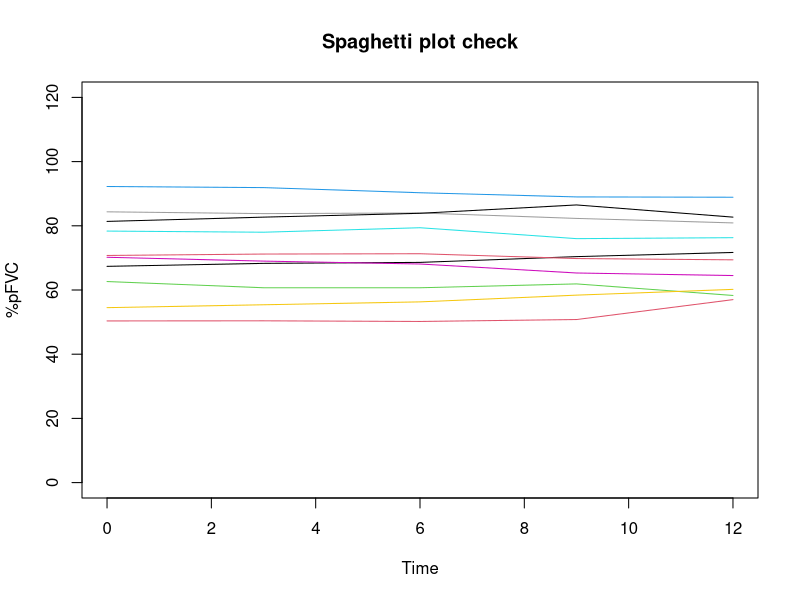

Write the R code that produced this figure. (Note: this script raises an error after producing the figure.)
require(MASS)
require(lme4)
require(lmerTest)

# We are basing this example on the TRAIL-1 trial of pirfenidone in idiopathic pulmonary fibrosis (Solomon et al. Lancet Respir Med 2022)
# This is a simple two-arm randomized trial whose composite primary endpoint was not significant
# However, a secondary endpoint of slope of FVC change was significant

# We are trying to power a trial of a drug that would have the same effect as pirfenidone on FVC, as primary endpoint
# FVC or Forced Vital Capacity is the maximum volume of air that a patient can breathe out in one go (after a deep inspiration)
# It is a quantitative descriptor, where higher is better
# FVC can be expressed in liters but also in percent predicted, which is adjusted for age, sex height, weight, ethnicity. 
# This is also a quantitative descriptor where higher is better. 

# We first program the visit structure
visit_times = c(3,6,9,12)                      # These are the visits after baseline, in months
names(visit_times) = paste0("v",visit_times)   # Using some names for quick indexing

# We then program what happens with %predicted Forced Vital Capacity (%pFVC)
# In TRAIL-1, we read that %pFVC at baseline is around 70+-14.5 in both groups (Table 1, "Percent predicted FVC")
# We use a pooled estimate since the trial is randomized. 
# We first create a toy example with 10 patients in the global environment for debugging, then we will implement the same within a function
NN=10
dd = data.frame(patient = paste0("P",1:NN),baseline=rnorm(NN,70,14.5),treated=runif(NN)<0.5)
# patient is the patient id, baseline is the baselien %pFVC, treated is the allocation variable

# We then compute individual deviations from the population mean at each visit. 
# For this, we use a multivariate normal draw with a certain correlation matrix. We have to assume the correlation matrix. 
cormar = rbind(
                c(1,.8,.7,.6)
               ,c(.8,1,.8,.7)
               ,c(.7,.8,1,.8)
               ,c(.6,.7,.8,1)
               )
# We use this structure because for a linear model to make sense, correlation has to be >.5 (otherwise we should just use end of follow-up values, in the same way the variance of a (follow-up minus baseline) t-test is lower than (follow-up only) only if correlation is above .5). 
# Close visits have higher correlation than further visits. 
# These correlation coefficients can also easily be produced by someone who has the right dataset, even a non-statistician. 

# Now that we have specified the correlation matrix we can make the draw. 
dd[names(visit_times)] = mvrnorm(NN,visit_times*0,cormar)

# These deviations can then just be plugged into the population mean and standard deviation at each visit. 
# We try to read population means per visit on figure 2D. 
# Unfortunately, we only have difference from baseline, not absolute values. 
# They seem to increase linearly (this is what is computed below). 
deltas = matrix(c(visit_times/max(visit_times)*-1.02,visit_times/max(visit_times)*-3.21),nrow=2,byrow=T)
rownames(deltas) = c("treated","nontreated")
# We also have SEs here, again for the difference with baseline. They also seem to increase somewhat linearly. 
standevs = matrix(visit_times/max(visit_times)*.515*sqrt(61.5),nrow=1)

# Since we can draw the baseline for our virtual patients, we will simply add their degradation at each visit. 
# This degradation is drawn in an appropriate distribution using the correlation matrix above. 
dd[,names(visit_times)] = round( 
                                dd[,names(visit_times)]*standevs[rep(1,NN),] # We multiply individual standardized deviation by population deviation  (this is a NNx4 matrix)
                                + deltas[2-dd[,"treated"],]                  # Add the treatment arm average degradation for the corresponding visit  (this is a NNx4 matrix)
                                + dd[,rep("baseline",length(visit_times))]   # And add the personal baseline of the patient                           (this is a NNx4 matrix)
                                ,1)
# Note that the correlation matrix is for the individual degradation compared to baseline, not for the absolute values. 
print(dd[1:10,])

# Of course having population means and deviations per visit would be easier. 

# We can also plot and compare to Supplementary Figure S2 (a spaghetti plot)
plot(c(0,max(visit_times)),c(0,120),col=NA,main="Spaghetti plot check",xlab="Time",ylab="%pFVC")
for(ii in 1:nrow(dd)) { lines(c(0,visit_times),dd[ii,c("baseline",names(visit_times))],col=ii) }

# We then put the dataset in long form for the mixed model
ee = data.frame( patient=rep(dd[,"patient"],rep(1+length(visit_times),NN))
                ,baseline=rep(dd[,"baseline"],rep(1+length(visit_times),NN))
                ,time=rep(c(0,visit_times),NN)
                ,treated = rep(dd[,"treated"],rep(1+length(visit_times),NN))
                ,value = c(t(dd[,c("baseline",names(visit_times))]))
                )
print(ee[1:10,])

# We use the following model, with random patient intercepts and slopes
# We also add a time by treatment term (because the treatment acts over time on lung remodelling, not in one shot)
fit = lmer(as.formula("value ~ (time|patient) + time + treated:time"),data=ee,REML=F,control = lmerControl(optimizer ="Nelder_Mead"))
print(fit)
print(anova(fit))

# Now that we have tested things we can remove the toy example and program the function
rm(NN,dd,ee,fit)

# Everything same as above, using the "cormar" global environment variable
simulate_fvc_slope = function(NN)
 {
  dd = data.frame(patient = paste0("P",1:NN),baseline=rnorm(NN,70,14.5),treated=runif(NN)<0.5,mvrnorm(NN,visit_times*0,cormar))
  dd[,names(visit_times)] = round(dd[,names(visit_times)]*standevs[rep(1,NN),] + deltas[2-dd[,"treated"],] + dd[,rep("baseline",length(visit_times))],1)

  ee = data.frame( patient=rep(dd[,"patient"],rep(1+length(visit_times),NN))
                  ,baseline=rep(dd[,"baseline"],rep(1+length(visit_times),NN))
                  ,time=rep(c(0,visit_times),NN)
                  ,treated = rep(dd[,"treated"],rep(1+length(visit_times),NN))
                  ,value = c(t(dd[,c("baseline",names(visit_times))]))
                  )
  ee[,"changefrombaseline"] = ee[,"value"]-ee[,"baseline"]
  fit = lmer(as.formula("value ~ (time|patient) + time + treated:time"),data=ee,REML=F,control = lmerControl(optimizer ="Nelder_Mead"))
  pp = anova(fit)["time:treated","Pr(>F)"]
  output = (!is.na(pp))&pp<0.05
  output
  }

# Try it once
simulate_fvc_slope(50)

# Run adsasi, some fitting problems will happen given the high number of simulations
proposal = adsasi(simulate_fvc_slope)
# This is obviously slower than for the t-test

# In the supplementary material, the authors give the slopes from their own modelling
# We do not have access to their modelling code, but we can check a t-test sample size derived from those values against our simulations
# Approximate slope standard deviation from supplementary material (Table S3, the given values are SE not SD)
(0.51*sqrt(63)+0.52*sqrt(60))/2  # = 4.037951
# Approximate standardized effect size, and sample size
power.t.test(NULL,(3.21-1.02)/4.04,sig=.05,pow=.9)
# Roughly similar, but without their code, it is easier to trust this value after doing our own simulation
